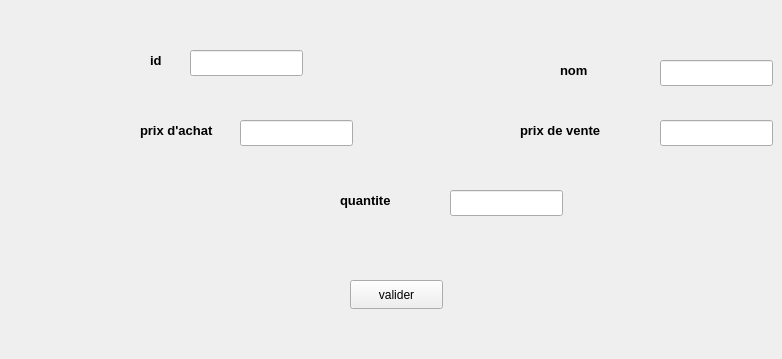
    <widget class="QWidget" name="tab">
     <attribute name="title">
      <string>ajout</string>
     </attribute>
     <widget class="QLabel" name="label_2">
      <property name="geometry">
       <rect>
        <x>150</x>
        <y>50</y>
        <width>81</width>
        <height>20</height>
       </rect>
      </property>
      <property name="font">
       <font>
        <pointsize>10</pointsize>
        <bold>true</bold>
       </font>
      </property>
      <property name="text">
       <string>id</string>
      </property>
     </widget>
     <widget class="QLineEdit" name="id">
      <property name="geometry">
       <rect>
        <x>190</x>
        <y>50</y>
        <width>113</width>
        <height>26</height>
       </rect>
      </property>
     </widget>
     <widget class="QLineEdit" name="nom">
      <property name="geometry">
       <rect>
        <x>660</x>
        <y>60</y>
        <width>113</width>
        <height>26</height>
       </rect>
      </property>
     </widget>
     <widget class="QLabel" name="label_8">
      <property name="geometry">
       <rect>
        <x>560</x>
        <y>60</y>
        <width>63</width>
        <height>20</height>
       </rect>
      </property>
      <property name="font">
       <font>
        <pointsize>10</pointsize>
        <bold>true</bold>
       </font>
      </property>
      <property name="text">
       <string>nom</string>
      </property>
     </widget>
     <widget class="QLabel" name="label_9">
      <property name="geometry">
       <rect>
        <x>140</x>
        <y>120</y>
        <width>101</width>
        <height>20</height>
       </rect>
      </property>
      <property name="font">
       <font>
        <pointsize>10</pointsize>
        <bold>true</bold>
       </font>
      </property>
      <property name="text">
       <string>prix d'achat</string>
      </property>
     </widget>
     <widget class="QLineEdit" name="pa">
      <property name="geometry">
       <rect>
        <x>240</x>
        <y>120</y>
        <width>113</width>
        <height>26</height>
       </rect>
      </property>
     </widget>
     <widget class="QLabel" name="label_10">
      <property name="geometry">
       <rect>
        <x>520</x>
        <y>120</y>
        <width>111</width>
        <height>20</height>
       </rect>
      </property>
      <property name="font">
       <font>
        <pointsize>10</pointsize>
        <bold>true</bold>
       </font>
      </property>
      <property name="text">
       <string>prix de vente</string>
      </property>
     </widget>
     <widget class="QLineEdit" name="pv">
      <property name="geometry">
       <rect>
        <x>660</x>
        <y>120</y>
        <width>113</width>
        <height>26</height>
       </rect>
      </property>
     </widget>
     <widget class="QLabel" name="label_12">
      <property name="geometry">
       <rect>
        <x>340</x>
        <y>190</y>
        <width>101</width>
        <height>20</height>
       </rect>
      </property>
      <property name="font">
       <font>
        <pointsize>10</pointsize>
        <bold>true</bold>
       </font>
      </property>
      <property name="text">
       <string>quantite</string>
      </property>
     </widget>
     <widget class="QLineEdit" name="quantite">
      <property name="geometry">
       <rect>
        <x>450</x>
        <y>190</y>
        <width>113</width>
        <height>26</height>
       </rect>
      </property>
     </widget>
     <widget class="QPushButton" name="Ajouter">
      <property name="geometry">
       <rect>
        <x>350</x>
        <y>280</y>
        <width>93</width>
        <height>29</height>
       </rect>
      </property>
      <property name="text">
       <string>valider</string>
      </property>
     </widget>
     <widget class="QWidget" name="verticalLayoutWidget">
      <property name="geometry">
       <rect>
        <x>610</x>
        <y>270</y>
        <width>160</width>
        <height>80</height>
       </rect>
      </property>
      <layout class="QVBoxLayout" name="showMessage"/>
     </widget>
    </widget>
